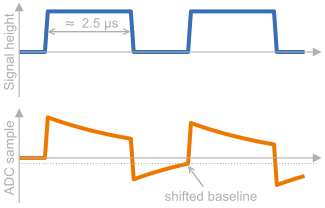

Here is the Python script that generated this plot:
import matplotlib.pyplot as plt
from matplotlib.axes import Axes
import numpy as np
from typing import Any

import mplutils as mplu


def exp(x, x0, y0, scale, tau):
    return scale * np.exp((x - x0) / tau) + y0


def plot():

    plt.style.use("cronoweb.mplstyle")
    plt.rcParams["axes.spines.left"] = True
    plt.rcParams["axes.spines.bottom"] = True

    plt.rcParams["figure.figsize"] = 4.0, 3.0

    axs: tuple[Axes, Axes]
    _, axs = plt.subplots(2, 1, layout=mplu.FixedLayoutEngine())

    cronoblue = "#376eb5"
    cronoorange = "#ed7800"

    pulse_kwargs: dict[Any, Any] = dict(lw=3.0, c=cronoblue, ls="-")
    record_kwargs: dict[Any, Any] = dict(lw=3.0, c=cronoorange, ls="-")

    pulse_x = np.linspace(0, 100, 100)
    pulse_y = np.full(100, 0).astype(float)

    edges = (10, 40, 60, 90)

    pulse_y[edges[0] : edges[1]] = 100
    pulse_y[edges[2] : edges[3]] = 100

    axs[0].plot(pulse_x, pulse_y, **pulse_kwargs)
    axs[0].set_ylabel("Signal height", color=plt.rcParams["axes.edgecolor"])

    axs[0].annotate(
        "",
        xytext=(edges[0], 50),
        xy=(edges[1], 50),
        arrowprops=dict(
            arrowstyle="<->",
            color=plt.rcParams["axes.edgecolor"],
            shrinkA=0,
            shrinkB=1.6,
        ),
    )
    center = (edges[1] - edges[0]) / 2.0
    axs[0].text(center, 60, r"$\approx$ 2.5 µs", color=plt.rcParams["axes.edgecolor"])

    signal_x = pulse_x.copy()
    signal_y = pulse_y.copy()

    x_single_pulse = np.linspace(0, 30, 30)

    exp_fall = exp(x_single_pulse, 0, 0, 100, -40)
    delta_exp = 100 - exp_fall

    signal_y[edges[0] : edges[1]] -= delta_exp

    signal_y[edges[1] : edges[2]] += signal_y[edges[1] - 1] - 100
    signal_y[edges[1] : edges[2]] += delta_exp[:20]

    signal_y[edges[2] : edges[3]] = signal_y[edges[2] - 1] + 100
    signal_y[edges[2] : edges[3]] -= delta_exp

    signal_y[edges[3] :] += signal_y[edges[3] - 1] - 100
    signal_y[edges[3] :] += delta_exp[:10]

    axs[1].plot(signal_x, signal_y, **record_kwargs)
    axs[1].set_ylabel("ADC sample", color=plt.rcParams["axes.edgecolor"])

    axs[1].axhline(
        signal_y[edges[2] - 1], ls=":", c=plt.rcParams["axes.edgecolor"], lw=0.8
    )

    axs[1].annotate(
        "shifted baseline",
        xy=(edges[2] - 1, signal_y[edges[2] - 1]),
        xytext=(0.8, 0.02),
        ha="right",
        color=plt.rcParams["axes.edgecolor"],
        textcoords=axs[1].transAxes,
        arrowprops=dict(arrowstyle="->", color=plt.rcParams["axes.edgecolor"]),
    )

    for ax in axs:
        ax.spines[["left", "bottom"]].set_position(("data", 0))
        ax.set_axisbelow(True)
        ax.plot(
            1,
            0,
            ">",
            transform=ax.get_yaxis_transform(),
            clip_on=False,
            c=plt.rcParams["axes.edgecolor"],
        )
        ax.plot(
            0,
            1,
            "^",
            transform=ax.get_xaxis_transform(),
            clip_on=False,
            c=plt.rcParams["axes.edgecolor"],
        )
        ax.set_xticks(())
        ax.set_yticks(())
        ax.set_box_aspect(0.3)
        ax.set_ylim(-110, 110)
        ax.set_xlim(-0, 105)

    mplu.savefig("*", ftype=("pdf", "svg"), dpi=300, transparent=True)


if __name__ == "__main__":
    plot()
